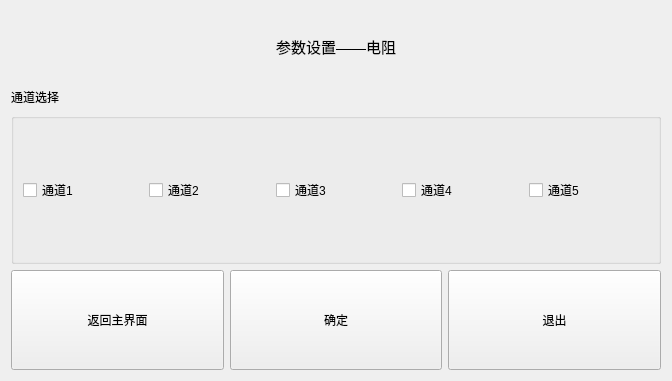
<?xml version="1.0" encoding="UTF-8"?>
<ui version="4.0">
 <class>paramWin_mea_resis</class>
 <widget class="QWidget" name="paramWin_mea_resis">
  <property name="geometry">
   <rect>
    <x>0</x>
    <y>0</y>
    <width>672</width>
    <height>381</height>
   </rect>
  </property>
  <property name="windowTitle">
   <string>参数设置_电阻</string>
  </property>
  <layout class="QGridLayout" name="gridLayout_2">
   <item row="0" column="0">
    <widget class="QLabel" name="label">
     <property name="minimumSize">
      <size>
       <width>0</width>
       <height>60</height>
      </size>
     </property>
     <property name="maximumSize">
      <size>
       <width>2000</width>
       <height>50</height>
      </size>
     </property>
     <property name="font">
      <font>
       <pointsize>11</pointsize>
      </font>
     </property>
     <property name="text">
      <string>参数设置——电阻</string>
     </property>
     <property name="alignment">
      <set>Qt::AlignCenter</set>
     </property>
    </widget>
   </item>
   <item row="1" column="0">
    <layout class="QVBoxLayout" name="verticalLayout">
     <item>
      <widget class="QLabel" name="label_channel">
       <property name="minimumSize">
        <size>
         <width>100</width>
         <height>30</height>
        </size>
       </property>
       <property name="maximumSize">
        <size>
         <width>200</width>
         <height>20</height>
        </size>
       </property>
       <property name="text">
        <string>通道选择</string>
       </property>
      </widget>
     </item>
     <item>
      <widget class="QGroupBox" name="gridGroupBox">
       <layout class="QGridLayout" name="gridLayout">
        <property name="horizontalSpacing">
         <number>6</number>
        </property>
        <item row="0" column="4">
         <widget class="QCheckBox" name="checkBox_ch_5">
          <property name="text">
           <string>通道5</string>
          </property>
         </widget>
        </item>
        <item row="0" column="1">
         <widget class="QCheckBox" name="checkBox_ch_2">
          <property name="text">
           <string>通道2</string>
          </property>
         </widget>
        </item>
        <item row="0" column="2">
         <widget class="QCheckBox" name="checkBox_ch_3">
          <property name="text">
           <string>通道3</string>
          </property>
         </widget>
        </item>
        <item row="0" column="3">
         <widget class="QCheckBox" name="checkBox_ch_4">
          <property name="text">
           <string>通道4</string>
          </property>
         </widget>
        </item>
        <item row="0" column="0">
         <widget class="QCheckBox" name="checkBox_ch_1">
          <property name="text">
           <string>通道1</string>
          </property>
         </widget>
        </item>
       </layout>
      </widget>
     </item>
    </layout>
   </item>
   <item row="2" column="0">
    <layout class="QHBoxLayout" name="horizontalLayout">
     <item>
      <widget class="QPushButton" name="btn_back_mainW">
       <property name="minimumSize">
        <size>
         <width>200</width>
         <height>100</height>
        </size>
       </property>
       <property name="text">
        <string>返回主界面</string>
       </property>
      </widget>
     </item>
     <item>
      <widget class="QPushButton" name="btn_ok">
       <property name="minimumSize">
        <size>
         <width>200</width>
         <height>100</height>
        </size>
       </property>
       <property name="text">
        <string>确定</string>
       </property>
      </widget>
     </item>
     <item>
      <widget class="QPushButton" name="btn_exit">
       <property name="minimumSize">
        <size>
         <width>200</width>
         <height>100</height>
        </size>
       </property>
       <property name="text">
        <string>退出</string>
       </property>
      </widget>
     </item>
    </layout>
   </item>
  </layout>
 </widget>
 <resources/>
 <connections/>
</ui>
